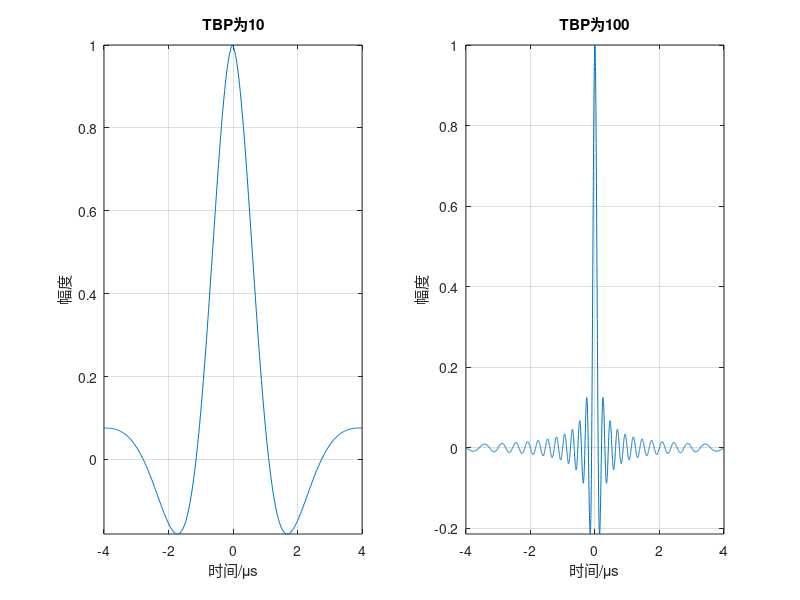
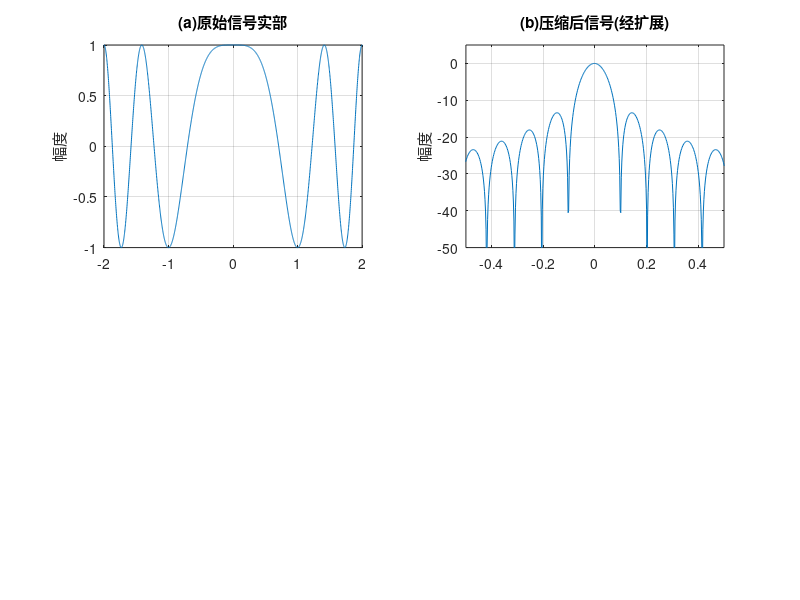

Reproduce these figures in MATLAB, in order. (Note: this script raises an error after producing the figures.)
%% 2.针对"基带LFM信号"实现脉冲压缩仿真
% （1）实现无误差的脉冲压缩，计算指标（IRW、PSLR、ISLR）
% （2）观察频域加窗的影响，计算指标（IRW、PSLR、ISLR）
clc;clear;close all
%% （1）针对"基带LFM信号",实现无误差的脉冲压缩，计算指标（IRW、PSLR、ISLR）
% 参数设置
TBP = [10 100];            % 时间带宽积
figure
for i=1:length(TBP)
    T = 10e-6;             % 脉冲持续时间
    % 参数计算
    B = TBP(i)/T;          % 信号带宽
    K = B/T;               % 线性调频频率
    alpha_os = 50;         % 过采样率，使用较高的过采样率是为了提高采样频率
    F = alpha_os*B;        % 采样频率
    N = 2*ceil(F*T/2);     % 采样点数
    dt = T/N;              % 采样时间间隔
    df = F/N;              % 采样频率间隔
    % 变量设置
    t = -T/2:dt:T/2-dt;    % 时间变量
    freq = -F/2:df:F/2-df;    % 频率变量
    t_out = linspace(2*t(1),2*t(end),2*length(t)-1);    % 循环卷积后的信号长度    
    % 信号表达
    st = exp(1j*pi*K*t.^2);               % Chirp信号复数表达式
    ht = conj(fliplr(st));                % 时域匹配滤波器
    sout = conv(st,ht);                   % 匹配滤波器输出
    sout = sout/max(sout);                % 归一化
    % 绘图
    subplot(1,length(TBP),i)
    plot(t_out*1e+6,real(sout)),grid on
    title(['TBP为',num2str(TBP(i))])
    axis([-4 4,-inf inf])
    xlabel('时间/\mus'),ylabel('幅度')
end


t_out = linspace(2*t(1),2*t(end),2*length(t)-1);    % 循环卷积后的信号长度    
% 信号表达
st = exp(1j*pi*K*t.^2);               % Chirp信号复数表达式
ht = conj(fliplr(st));                % 时域匹配滤波器
sout = conv(st,ht);                   % 匹配滤波器输出
% 信号变换
sout_nor = sout/max(sout);                          % 单位化
sout_log = 20*log10(abs(sout)./max(abs(sout))+eps); % 归一化
% 绘图
figure
subplot(221),plot(t*1e+6,real(st)),grid on
axis([-2 2,-inf inf])
title('(a)原始信号实部'),ylabel('幅度')

subplot(222),plot(t_out*1e+6,sout_log),grid on
axis([-0.5 0.5,-50 5])
title('(b)压缩后信号(经扩展)'),ylabel('幅度')
pslr = get_pslr(sout_log);
islr=get_islr(sout_nor);
hw = get_hw(sout_log);
hw = hw*dt;
% 压缩脉冲3dB宽度
% text(0,3,['PSLR= ',num2str(pslr),'dB'],'HorizontalAlignment','center')
text(0,3,['IRW= ',num2str(hw*1e+6),'\mus'],'HorizontalAlignment','center')

subplot(223),plot(t_out*1e+6,real(sout_nor)),grid on
axis([-2 2,-inf inf])
title('(c)压缩后信号')
xlabel('相对于t_0时间/\mus'),ylabel('幅度')
text(1,0.5,['PSLR= ',num2str(pslr),'dB'],'HorizontalAlignment','center')
text(1,0.6,['ISLR= ',num2str(real(islr)),'dB'],'HorizontalAlignment','center')

subplot(224),plot(t_out*1e+6,abs(angle(sout_nor))),grid on
axis([-0.5 0.5,-5 5])
title('(d)压缩后信号相位(经扩展)'),xlabel('相对于t_0时间/\mus'),ylabel('相位/rad')
% suptitle('基带线性调频信号的匹配滤波')

%% （2）观察频域加窗的影响，计算指标（IRW、PSLR、ISLR）
% 参数设置
TBP = 100;             % 时间带宽积
T = 10e-6;             % 脉冲持续时间
B = TBP/T;             % 信号带宽
K = B/T;               % 线性调频频率
alpha_os = 1.25;       % 过采样率
F = alpha_os*B;        % 采样频率
N = 2*ceil(F*T/2);     % 采样点数
dt = T/N;              % 采样时间间隔
df = F/N;              % 采样频率间隔
% 变量设置
t = -T/2:dt:T/2-dt;    % 时间变量
freq = -F/2:df:F/2-df; % 频率变量
% 信号表达
st = exp(1j*pi*K*t.^2);           % Chirp信号复数表达式
Sf = fft((st));                   % Chirp信号频谱表达式
Hf = exp(1j*pi*freq.^2/K);        % 频域匹配滤波器
% 窗函数
window = kaiser(N,2.5)';          % 时域窗  \beta 的一个典型值为2.5
Window = fftshift(window);        % 频域窗
% 信号变换
st_window = window.*exp(1j*pi*K*t.^2);          % 加窗后的Chirp信号
Hf_Window = Window.*Hf;                         % 加窗后的频域频谱滤波器
Soutf_Window = Hf_Window.*Sf;                   % 加窗后的匹配滤波器输出
% 绘图
figure
subplot(211),plot(freq*1e-6,Window)
axis([-5 5,0 1.2])
title('频域窗函数')
subplot(212),plot(freq*1e-6,real(Soutf_Window))
axis([-5 5,-15 15])
title('加窗后的频谱实部'),xlabel('频率/MHz')


% 参数设置
TBP = 100;             % 时间带宽积
T = 10e-6;             % 脉冲持续时间
B = TBP/T;             % 信号带宽
K = B/T;               % 线性调频频率
alpha_os = 100;        % 过采样率
F = alpha_os*B;        % 采样频率
N = 2*ceil(F*T/2);     % 采样点数
dt = T/N;              % 采样时间间隔
df = F/N;              % 采样频率间隔
% N_fft = 1024;
% 变量设置
t = -T/2:dt:T/2-dt;    % 时间变量
freq = -F/2:df:F/2-df; % 频率变量
% 信号表达
st = exp(1j*pi*K*t.^2);           % Chirp信号复数表达式
Sf = fft(st);                     % Chirp信号频谱表达式
h = zeros(1,N);
for i=1:N
    h(i)=conj(st(N-i+1));
end
Hf = fft(h);        % 频域匹配滤波器
S_out = abs(ifft(Sf.*Hf));
S_out_nor = S_out/max(S_out);
S_out_log = 20*log10(abs(S_out)./max(abs(S_out))+eps);

% 窗函数
window = kaiser(N,2.5)';          % 时域窗  \beta 的一个典型值为2.5
% window = hamming(N)';
h_window = conj(fliplr(st.*window));
L = 2*N-1;
Hf_Window = fft(h_window,L);
% s_W_out = abs(ifft(Sf.*Hf_Window));
s_W_out = ifft(fft(st,L).*Hf_Window);
sout_nor_W = s_W_out/max(s_W_out);                          % 单位化
sout_log_W = 20*log10(abs(s_W_out)./max(abs(s_W_out))+eps); % 归一化
% 绘图
% figure
% plot(Hf_Window);
% figure
% plot(abs(fftshift(Soutf_Window.*window)));%axis([-8 8 -inf inf])
% plot(freq/1e+6,fftshift(Hf_Window));%axis([-6 6 -inf inf])

pslr_W = get_pslr(sout_log_W);
islr_W = get_islr(sout_nor_W);
hw_W = get_hw(sout_log_W);
hw_W = hw_W*dt;

dtt = 2*T/L;
tt = -T:dtt:T-dtt;    % 时间变量
%% 绘图
figure
subplot(211),plot(t_out*1e+6,sout_log),grid on
axis([-1 1,-50 5])
ylabel('幅度')
% 压缩脉冲3dB宽度
text(0,3,['IRW= ',num2str(hw*1e+6),'\mus'],'HorizontalAlignment','center')
subplot(212),plot(tt*1e+6,sout_log_W),grid on
axis([-1 1,-50 5])
title('压缩后信号(经扩展)(加kaiser窗)')
xlabel('相对于t_0时间/\mus'),ylabel('幅度')
% 压缩脉冲3dB宽度
text(0,3,['IRW= ',num2str(hw_W*1e+6),'\mus'],'HorizontalAlignment','center')

figure
subplot(211),plot(t_out*1e+6,real(sout_nor)),grid on
axis([-1 1,-inf inf])
title('压缩后信号')
ylabel('幅度')
text(0.5,0.5,['PSLR= ',num2str(pslr),'dB'],'HorizontalAlignment','center')
text(0.5,0.6,['ISLR= ',num2str(real(islr)),'dB'],'HorizontalAlignment','center')
subplot(212),plot(tt*1e+6,real(sout_nor_W)),grid on
axis([-1 1,-inf inf])
title('压缩后信号(加kaiser窗)')
xlabel('相对于t_0时间/\mus'),ylabel('幅度')
text(0.5,0.5,['PSLR= ',num2str(pslr_W),'dB'],'HorizontalAlignment','center')
text(0.5,0.6,['ISLR= ',num2str(real(islr_W)),'dB'],'HorizontalAlignment','center')


% figure
% subplot(221),plot(t*1e+6,real(st)),grid on
% axis([-2 2,-inf inf])
% title('(a)原始信号实部'),ylabel('幅度')
% 
% subplot(222),plot(tt*1e+6,sout_log_W),grid on
% axis([-1 1,-50 5])
% title('(b)压缩后信号(经扩展)'),ylabel('幅度')
% % 压缩脉冲3dB宽度
% text(0,3,['IRW= ',num2str(hw_W*1e+6),'\mus'],'HorizontalAlignment','center')
% 
% subplot(223),plot(tt*1e+6,real(sout_nor_W)),grid on
% axis([-2 2,-inf inf])
% title('(c)压缩后信号')
% xlabel('相对于t_0时间/\mus'),ylabel('幅度')
% text(1,0.5,['PSLR= ',num2str(pslr_W),'dB'],'HorizontalAlignment','center')
% text(1,0.6,['ISLR= ',num2str(real(islr_W)),'dB'],'HorizontalAlignment','center')
% 
% subplot(224),plot(tt*1e+6,abs(angle(sout_nor_W))),grid on
% axis([-1 1,-5 5])
% title('(d)压缩后信号相位(经扩展)'),xlabel('相对于t_0时间/\mus'),ylabel('相位/rad')

%% 加Hamming窗
window_ham = hamming(N)';
h_window_ham = conj(fliplr(st.*window_ham));
L = 2*N-1;
Hf_Window_ham = fft(h_window_ham,L);
% s_W_out = abs(ifft(Sf.*Hf_Window));
s_W_out_ham = ifft(fft(st,L).*Hf_Window_ham);
sout_nor_W_ham = s_W_out_ham/max(s_W_out_ham);                          % 单位化
sout_log_W_ham = 20*log10(abs(s_W_out_ham)./max(abs(s_W_out_ham))+eps); % 归一化

%% 计算指标
pslr_W_ham = get_pslr(sout_log_W_ham);
islr_W_ham = get_islr(sout_nor_W_ham);
hw_W_ham = get_hw(sout_log_W_ham);
hw_W_ham = hw_W_ham*dt;

dtt = 2*T/L;
tt = -T:dtt:T-dtt;    % 时间变量
%% 绘图
figure
subplot(211),plot(t_out*1e+6,sout_log),grid on
title('压缩后信号'),axis([-1 1,-50 5])
ylabel('幅度')
% 压缩脉冲3dB宽度
text(0,3,['IRW= ',num2str(hw*1e+6),'\mus'],'HorizontalAlignment','center')
subplot(212),plot(tt*1e+6,sout_log_W_ham),grid on
axis([-1 1,-50 5])
title('压缩后信号(经扩展)(加hamming窗)')
xlabel('相对于t_0时间/\mus'),ylabel('幅度')
% 压缩脉冲3dB宽度
text(0,3,['IRW= ',num2str(hw_W_ham*1e+6),'\mus'],'HorizontalAlignment','center')

figure
subplot(211),plot(t_out*1e+6,real(sout_nor)),grid on
axis([-1 1,-0.5 1])
title('压缩后信号')
ylabel('幅度')
text(0.5,0.5,['PSLR= ',num2str(pslr),'dB'],'HorizontalAlignment','center')
text(0.5,0.6,['ISLR= ',num2str(real(islr)),'dB'],'HorizontalAlignment','center')
subplot(212),plot(tt*1e+6,real(sout_nor_W_ham)),grid on
axis([-1 1,-0.5 1])
title('压缩后信号(加hamming窗)')
xlabel('相对于t_0时间/\mus'),ylabel('幅度')
text(0.5,0.5,['PSLR= ',num2str(pslr_W_ham),'dB'],'HorizontalAlignment','center')
text(0.5,0.6,['ISLR= ',num2str(real(islr_W_ham)),'dB'],'HorizontalAlignment','center')

%% 加Hanning窗
window_han = hanning(N)';
h_window_han = conj(fliplr(st.*window_han));
L = 2*N-1;
Hf_Window_han = fft(h_window_han,L);
% s_W_out = abs(ifft(Sf.*Hf_Window));
s_W_out_han = ifft(fft(st,L).*Hf_Window_han);
sout_nor_W_han = s_W_out_han/max(s_W_out_han);                          % 单位化
sout_log_W_han = 20*log10(abs(s_W_out_han)./max(abs(s_W_out_han))+eps); % 归一化

%% 计算指标
pslr_W_han = get_pslr(sout_log_W_han);
islr_W_han = get_islr(sout_nor_W_han);
hw_W_han = get_hw(sout_log_W_han);
hw_W_han = hw_W_han*dt;

dtt = 2*T/L;
tt = -T:dtt:T-dtt;    % 时间变量
%% 绘图
figure
subplot(211),plot(t_out*1e+6,sout_log),grid on
title('压缩后信号'),axis([-1 1,-50 5])
ylabel('幅度')
% 压缩脉冲3dB宽度
text(0,3,['IRW= ',num2str(hw*1e+6),'\mus'],'HorizontalAlignment','center')
subplot(212),plot(tt*1e+6,sout_log_W_han),grid on
axis([-1 1,-50 5])
title('压缩后信号(经扩展、加hanning窗)')
xlabel('相对于t_0时间/\mus'),ylabel('幅度')
% 压缩脉冲3dB宽度
text(0,3,['IRW= ',num2str(hw_W_han*1e+6),'\mus'],'HorizontalAlignment','center')

figure
subplot(211),plot(t_out*1e+6,real(sout_nor)),grid on
axis([-1 1,-0.5 1])
title('压缩后信号'),ylabel('幅度')
text(0.5,0.5,['PSLR= ',num2str(pslr),'dB'],'HorizontalAlignment','center')
text(0.5,0.6,['ISLR= ',num2str(real(islr)),'dB'],'HorizontalAlignment','center')
subplot(212),plot(tt*1e+6,real(sout_nor_W_han)),grid on
axis([-1 1,-0.5 1])
title('压缩后信号(加hanning窗)')
xlabel('相对于t_0时间/\mus'),ylabel('幅度')
text(0.5,0.5,['PSLR= ',num2str(pslr_W_han),'dB'],'HorizontalAlignment','center')
text(0.5,0.6,['ISLR= ',num2str(real(islr_W_han)),'dB'],'HorizontalAlignment','center')


%% 函数实现代码
%% HW函数 IRW 冲激响应的3dB主瓣宽度
function [hw] = get_hw(Af)
    % 找到Af的最大位置
    [~,locmax] = max(Af);
    % 找到locmax左边最接近-3dB的位置
    [~,locleft] = min(abs(Af(1:locmax)+3));
    % 找到locmax右边最接近-3dB的位置
    [~,locright] = min(abs(Af(locmax:end)+3));
    locright = locright + locmax - 1;
    % 得到3dB波束宽度
    hw = locright-locleft;
end
%% PSLR函数 峰值旁瓣比，最大旁瓣与峰值的高度比
function [PSLR] = get_pslr(Af)
    % 找到所有的pesks
    peaks = findpeaks(Af);
    % 对peaks进行降序排列
    peaks = sort(peaks,'descend');
    % 得到第一旁瓣
    PSLR = peaks(2);
end

%
function islr=get_islr(x)

l=length(x);
a=find(x==max(x));
i=1;
for k=a-1:-1:2
    if(x(k)-x(k-1)<0&&x(k)-x(k+1)<0)
        lindian(i)=k;
        i=i+1;
    end
end
lindian1=max(lindian);

lindian=0;
i=1;
for k=a+1:l-1
    if(x(k)-x(k-1)<0&&x(k)-x(k+1)<0)
        lindian(i)=k;
        i=i+1;
    end
end
lindian2=min(lindian);

pmain=0;
for k=lindian1:lindian2
    pmain=pmain+x(k)^2;
end
x=x.^2;
ptotal=sum(x);
islr=10*log10((ptotal-pmain)/ptotal);
end
